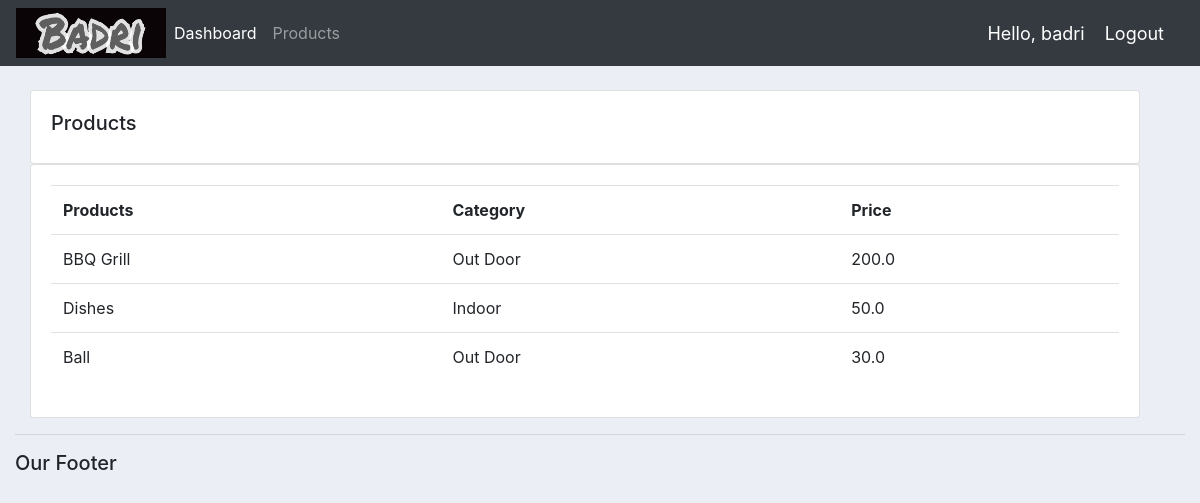
Screenshot of /products/ (signed in) with the database file from the repository.
### accounts/models.py (models this page shows, shortened)
class Product(models.Model):
    CATEGORY = (
        ('Indoor', 'Indoor'),
        ('Out Door', 'Out Door'),
    )
    name = models.CharField(max_length=200, null=True)
    price = models.FloatField(null=True)
    category = models.CharField(max_length=200, null=True, choices=CATEGORY)
    description = models.CharField(max_length=200, null=True)
    date_created = models.DateTimeField(auto_now_add=True, null=True)
    tags = models.ManyToManyField(Tag)

### accounts/views.py (the view)
# urls.py: path('products/', views.products, name='products'),
@login_required(login_url='login')
def products(request):
    products = Product.objects.all()
    return render(request, 'accounts/products.html', {'products': products})

### accounts/templates/accounts/products.html
{% extends "accounts/main.html" %}
{% block content %}
    <br>
    <div class="row container-fluid">
        <div class="col-md">
            <div class="card card-body">
                <h5>Products</h5>
            </div>
            <div class="card card-body">
                <table class="table">
                    <tr>
                        <th>Products</th>
                        <th>Category</th>
                        <th>Price</th>
                    </tr>
                    {% for i in products %}
                        <tr>
                            <td>{{ i.name }}</td>
                            <td>{{ i.category }}</td>
                            <td>{{ i.price }}</td>
                        </tr>
                    {% endfor %}
                </table>
            </div>
        </div>
    </div>
{% endblock %}

### accounts/templates/accounts/navbar.html (shortened to what this page needs)
{% load static %}
<nav class="navbar navbar-expand-lg navbar-dark bg-dark">
    <img src="{% static 'images/logo3.png' %}" alt="Logo" width="150px" height="50px">
    <div class="collapse navbar-collapse" id="navbarNav">
      <ul class="navbar-nav">
        <li class="nav-item active">
          <a class="nav-link" href="{% url 'home' %}">Dashboard</a>
        </li>
        <li class="nav-item">
          <a class="nav-link" href="{% url 'products' %}">Products</a>
        </li>
      </ul>
    </div>
    <span class="hello-msg">Hello, {{ request.user }}</span>
    <span><a class="hello-msg" href="{% url 'logout' %}">Logout</a></span>
  </nav>

### static/css/main.css (style rules this page uses)
.solid_body { background-color: #ebeff5; }

### accounts/templates/accounts/navbar.html (style rules this page uses)
.hello-msg { font-size: 18px; color: #fff; margin-right: 20px; }

### rows the page displays
Product: name "BBQ Grill", category "Out Door", price "200.0"
Product: name "Dishes", category "Indoor", price "50.0"
Product: name "Ball", category "Out Door", price "30.0"

### other values shown
{{ request.user }} "badri"
